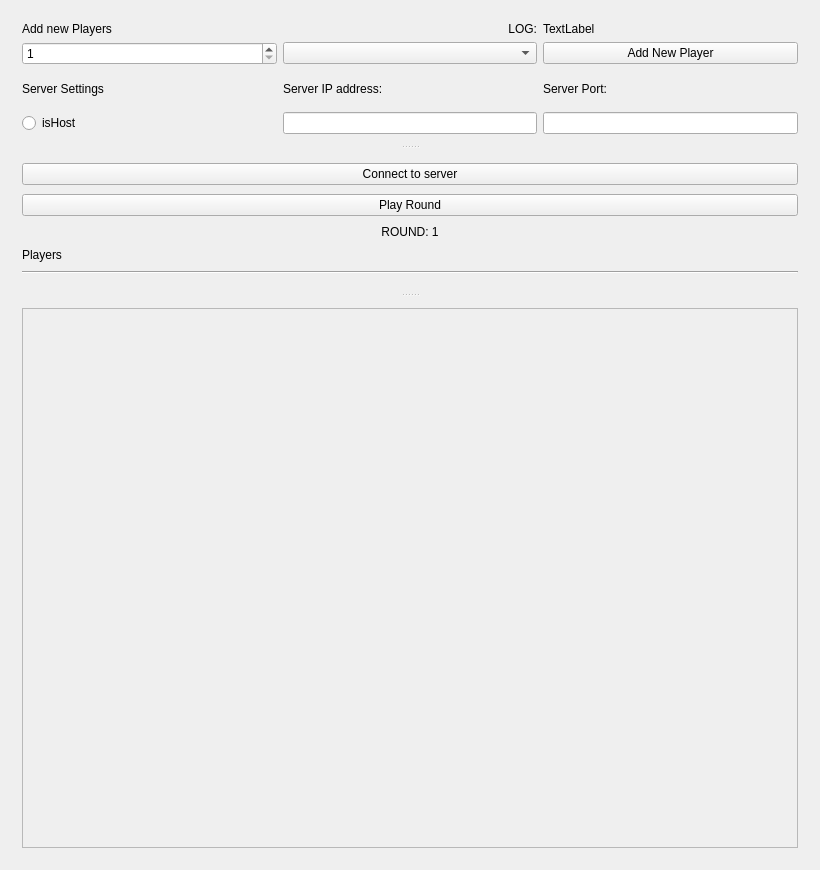
<?xml version="1.0" encoding="UTF-8"?>
<ui version="4.0">
 <class>MainWindow</class>
 <widget class="QMainWindow" name="MainWindow">
  <property name="geometry">
   <rect>
    <x>0</x>
    <y>0</y>
    <width>820</width>
    <height>870</height>
   </rect>
  </property>
  <property name="maly-dresiarz" stdset="0">
   <string>Hello, World!</string>
  </property>
  <widget class="QWidget" name="centralWidget">
   <property name="enabled">
    <bool>true</bool>
   </property>
   <layout class="QGridLayout" name="gridLayout_3">
    <item row="0" column="0">
     <widget class="QSplitter" name="splitter">
      <property name="orientation">
       <enum>Qt::Vertical</enum>
      </property>
      <widget class="QWidget" name="gridLayoutWidget">
       <layout class="QGridLayout" name="gridLayout">
        <item row="2" column="0">
         <widget class="QLabel" name="label_4">
          <property name="text">
           <string>Server Settings</string>
          </property>
         </widget>
        </item>
        <item row="1" column="0">
         <widget class="QSpinBox" name="PlayerAmountW">
          <property name="minimum">
           <number>1</number>
          </property>
         </widget>
        </item>
        <item row="1" column="1">
         <widget class="QComboBox" name="PlayerTypeW"/>
        </item>
        <item row="0" column="2">
         <widget class="QLabel" name="log">
          <property name="text">
           <string>TextLabel</string>
          </property>
         </widget>
        </item>
        <item row="0" column="0">
         <widget class="QLabel" name="label">
          <property name="sizePolicy">
           <sizepolicy hsizetype="Minimum" vsizetype="Fixed">
            <horstretch>0</horstretch>
            <verstretch>0</verstretch>
           </sizepolicy>
          </property>
          <property name="lineWidth">
           <number>1</number>
          </property>
          <property name="text">
           <string>Add new Players</string>
          </property>
          <property name="textFormat">
           <enum>Qt::PlainText</enum>
          </property>
         </widget>
        </item>
        <item row="1" column="2">
         <widget class="QPushButton" name="AddNewPlayerW">
          <property name="text">
           <string>Add New Player</string>
          </property>
         </widget>
        </item>
        <item row="0" column="1">
         <widget class="QLabel" name="label_2">
          <property name="layoutDirection">
           <enum>Qt::LeftToRight</enum>
          </property>
          <property name="text">
           <string>LOG:</string>
          </property>
          <property name="alignment">
           <set>Qt::AlignRight|Qt::AlignTrailing|Qt::AlignVCenter</set>
          </property>
         </widget>
        </item>
        <item row="3" column="0">
         <widget class="QRadioButton" name="isHost">
          <property name="text">
           <string>isHost</string>
          </property>
         </widget>
        </item>
        <item row="3" column="1">
         <widget class="QLineEdit" name="IPaddressW">
          <property name="sizePolicy">
           <sizepolicy hsizetype="Minimum" vsizetype="Fixed">
            <horstretch>0</horstretch>
            <verstretch>0</verstretch>
           </sizepolicy>
          </property>
         </widget>
        </item>
        <item row="3" column="2">
         <widget class="QLineEdit" name="PortW">
          <property name="sizePolicy">
           <sizepolicy hsizetype="Minimum" vsizetype="Fixed">
            <horstretch>0</horstretch>
            <verstretch>0</verstretch>
           </sizepolicy>
          </property>
         </widget>
        </item>
        <item row="2" column="1">
         <widget class="QLabel" name="label_5">
          <property name="text">
           <string>Server IP address:</string>
          </property>
         </widget>
        </item>
        <item row="2" column="2">
         <widget class="QLabel" name="label_6">
          <property name="text">
           <string>Server Port:</string>
          </property>
         </widget>
        </item>
       </layout>
      </widget>
      <widget class="QWidget" name="gridLayoutWidget_2">
       <layout class="QGridLayout" name="gridLayout_2">
        <item row="10" column="0">
         <widget class="Line" name="line_2">
          <property name="orientation">
           <enum>Qt::Horizontal</enum>
          </property>
         </widget>
        </item>
        <item row="5" column="0">
         <widget class="QPushButton" name="StartGameW">
          <property name="text">
           <string>Connect to server</string>
          </property>
         </widget>
        </item>
        <item row="8" column="0">
         <widget class="QLabel" name="roundNumLabelW">
          <property name="sizePolicy">
           <sizepolicy hsizetype="Minimum" vsizetype="Fixed">
            <horstretch>0</horstretch>
            <verstretch>0</verstretch>
           </sizepolicy>
          </property>
          <property name="autoFillBackground">
           <bool>false</bool>
          </property>
          <property name="text">
           <string>ROUND: 1</string>
          </property>
          <property name="textFormat">
           <enum>Qt::PlainText</enum>
          </property>
          <property name="alignment">
           <set>Qt::AlignHCenter|Qt::AlignTop</set>
          </property>
         </widget>
        </item>
        <item row="9" column="0">
         <widget class="QLabel" name="label_3">
          <property name="sizePolicy">
           <sizepolicy hsizetype="Minimum" vsizetype="Fixed">
            <horstretch>0</horstretch>
            <verstretch>0</verstretch>
           </sizepolicy>
          </property>
          <property name="text">
           <string>Players</string>
          </property>
          <property name="alignment">
           <set>Qt::AlignLeading|Qt::AlignLeft|Qt::AlignTop</set>
          </property>
         </widget>
        </item>
        <item row="6" column="0">
         <widget class="QPushButton" name="PlayRoundW">
          <property name="text">
           <string>Play Round</string>
          </property>
         </widget>
        </item>
       </layout>
      </widget>
      <widget class="QWidget" name="verticalLayoutWidget">
       <layout class="QVBoxLayout" name="verticalLayout_5">
        <item>
         <widget class="QScrollArea" name="playerList">
          <property name="minimumSize">
           <size>
            <width>0</width>
            <height>450</height>
           </size>
          </property>
          <property name="widgetResizable">
           <bool>true</bool>
          </property>
          <widget class="QWidget" name="scrollAreaWidgetContents">
           <property name="geometry">
            <rect>
             <x>0</x>
             <y>0</y>
             <width>798</width>
             <height>18</height>
            </rect>
           </property>
           <property name="sizePolicy">
            <sizepolicy hsizetype="Minimum" vsizetype="Fixed">
             <horstretch>0</horstretch>
             <verstretch>0</verstretch>
            </sizepolicy>
           </property>
           <layout class="QVBoxLayout" name="verticalLayout_2"/>
          </widget>
         </widget>
        </item>
       </layout>
      </widget>
     </widget>
    </item>
   </layout>
  </widget>
  <action name="actionExit">
   <property name="text">
    <string>E&amp;xit</string>
   </property>
  </action>
 </widget>
 <layoutdefault spacing="6" margin="11"/>
 <resources/>
 <connections/>
</ui>
